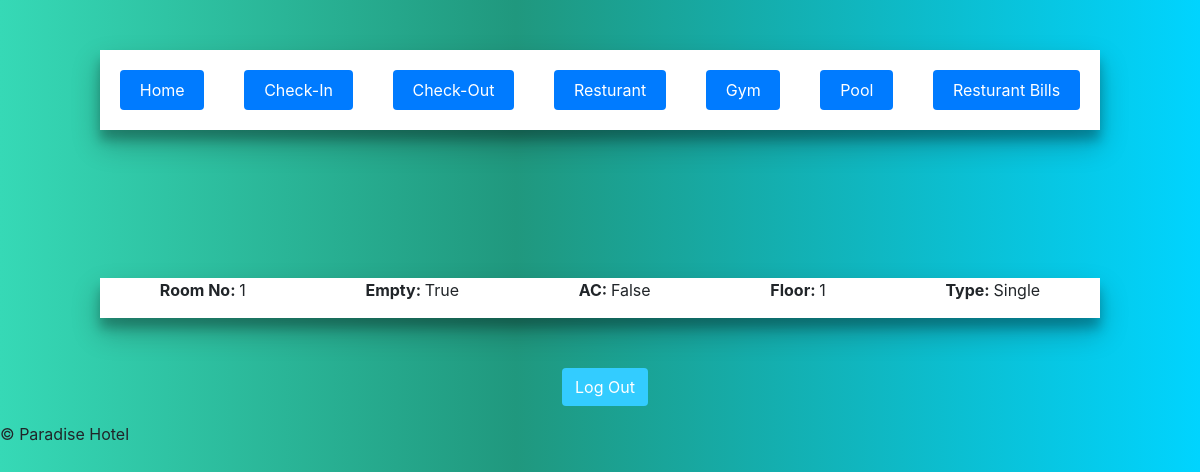
/room/1 (signed in), run on an earlier commit of the app's database.
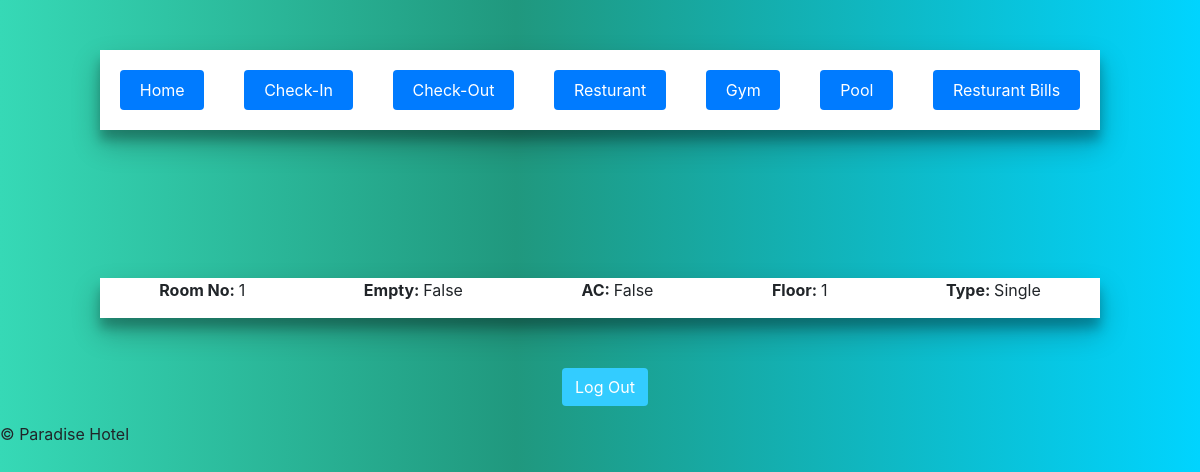
And on a later commit of the database.
### pages/models.py (models this page shows)
class Room(models.Model):
    ROOM_CHOICES = [
        ('Single', 'Single'),
        ('Double', 'Double'),
        ('Suite', 'Suite')
    ]
    room_no = models.IntegerField(primary_key = True)
    empty = models.BooleanField(default=True)
    AC = models.BooleanField(default=False)
    room_type = models.CharField(max_length=10, choices=ROOM_CHOICES, default='Single')
    room_cost = models.IntegerField(default=1000)
    floor = models.IntegerField(default=1)

### pages/views.py (the view)
# urls.py: path('room/<str:my_pk>', room_detail, name='room-detail'),
def room_detail(request, my_pk):
    obj = Room.objects.get(pk = my_pk)
    content =  {
        "instance": obj
    }
    return render(request, 'room.html', content)

### Templates/room.html (shortened to what this page needs)
{% extends 'base.html' %}
{% block content %}
<div class='nav'>
    <p><b>Room No: </b>{{instance.room_no}}</p>
    <p><b>Empty: </b>{{instance.empty}}</p>
    <p><b>AC: </b>{{instance.AC}}</p>
    <p><b>Floor: </b>{{instance.floor}}</p>
    <p><b>Type: </b>{{instance.room_type}}</p>
</div>
{% endblock %}

### Templates/base.html (shortened to what this page needs)
<!DOCTYPE html>
<html>
<head>
	<link rel="stylesheet" href="https://stackpath.bootstrapcdn.com/bootstrap/4.1.3/css/bootstrap.min.css">
	<link rel="stylesheet" href="https://cdn.datatables.net/1.10.19/css/jquery.dataTables.min.css">
	<link rel="stylesheet" href="https://use.fontawesome.com/releases/v5.6.1/css/all.css">
</head>
<body>
  {% include 'nav.html' %}
  <br><br>
  {% if user.is_authenticated %}
    {% block content %}
    {% endblock %}
	<div class="d-flex justify-content-center mt-3 login_container">
		<p><a class="btn login_btn" href="{% url 'logout' %}">Log Out</a></p>
	</div>
	{% else %}
	  <p class='text-sm-center'>You are not logged in</p>
	  <div class="d-flex justify-content-center mt-3 login_container">
		<p><a class="btn login_btn" href="{% url 'login' %}">Log In</a></p>
	</div>
	{% endif %}
    <p>© Paradise Hotel</p>
</body>
</html>

### Templates/nav.html
<nav class="nav nav-pills flex-column flex-sm-row">
    <a class="flex-sm-fill text-sm-center nav-link active" aria-current="page" href="{% url 'home' %}">Home</a>
    <a class="flex-sm-fill text-sm-center nav-link active" href="{% url 'booking' %}">Check-In</a>
    <a class="flex-sm-fill text-sm-center nav-link active" href="{% url 'billing' %}">Check-Out</a>
    <a class="flex-sm-fill text-sm-center nav-link active" href="{% url 'resturant' %}">Resturant</a>
    <a class="flex-sm-fill text-sm-center nav-link active" href="{% url 'gym' %}">Gym</a>
    <a class="flex-sm-fill text-sm-center nav-link active" href="{% url 'pool' %}">Pool</a>
    <a class="flex-sm-fill text-sm-center nav-link active" href="{% url 'resturant-bills' %}">Resturant Bills</a>
  </nav>

### Templates/base.html (style rules this page uses)
body, html { margin: 0; padding: 0; height: 100%; background: rgb(54,217,182); background: linear-gradient(90deg, rgba(54,217,182,1) 0%, rgba(32,152,126,1) 43%, rgba(0,212,255,1) 100%); }
.nav { max-width:1000px; margin:30px auto; box-shadow: 0 14px 28px rgba(0,0,0,0.25), 0 10px 10px rgba(0,0,0,0.22); background-color: #fff; margin-top:50px; margin-bottom:50px; justify-content: space-around; align-items: flex-start; }
.nav-link { min-width: 10px; margin: 20px; background-color:#fff; max-width: 500px; }
.login_btn { width: fit-content(); background: #33ccff !important; color: white !important; margin: auto; margin-left: 10px; }

What changed in the data, as far as the page shows it:
changed Room "False": empty "True" → "False"
